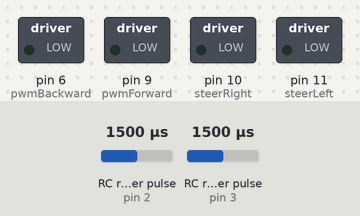
Bench run of a sketch on a simulated Arduino Uno, built with avr-gcc and run on an emulated ATmega328P. Shown: switched loads named in the sketch (green lamp = pin HIGH). Wiring (inferred from the names in the program): 2 × RC receiver channel: data pin 2 / data pin 3. The inputs (shaded band) are chosen by the test bench; at power-on: RC receiver pulse (sensors on pin 2, pin 3) 1500 µs. What the sketch prints to the serial monitor is not drawn.

Above: at 1.2 s.
1.3 s: RC receiver pulse (sensor on pin 2) set to 1020 µs
At 1.79 s:
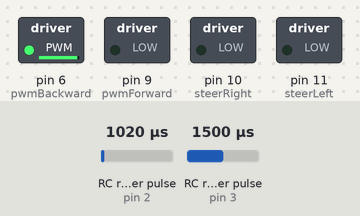
4.3 s: RC receiver pulse (sensor on pin 3) set to 1480 µs
7.3 s: RC receiver pulse (sensor on pin 3) set to 1452 µs
10.3 s: RC receiver pulse (sensor on pin 2) set to 1250 µs
At 10.99 s:
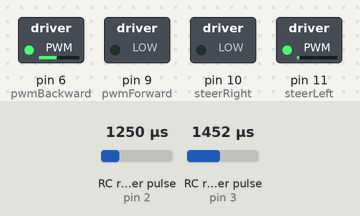
13.3 s: RC receiver pulse (sensor on pin 2) set to 1500 µs
16.3 s: RC receiver pulse (sensor on pin 3) set to 1020 µs
At 17.87 s:
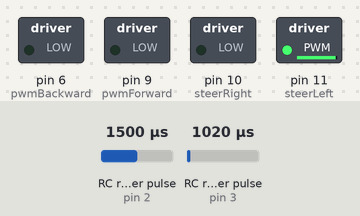
Timing chart, 0 to 20.3 s (numbered marks = the images above; inputs shaded):
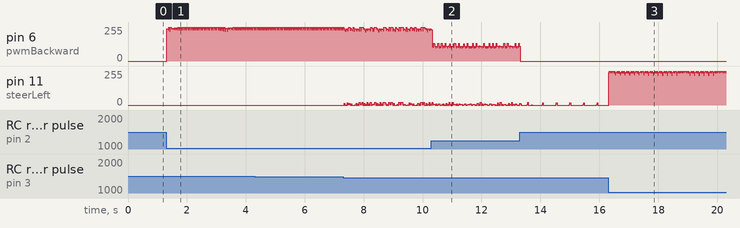

The sketch:

uno_motor_control.ino
```cpp
/*
 * Projekt Robot VR-Telemetria, RC - Marcin Słowik 2026
 * Projekt_AUTONIMUS - Arduino UNO - sterowanie silnikami z RC (PWM)
 */

// --- Piny mostka H ---
const int pwmForward = 9;   // napęd przód
const int pwmBackward = 6;  // napęd tył
const int steerLeft  = 11;  // skręt w lewo
const int steerRight = 10;  // skręt w prawo

// --- Kanały RC ---
const int rcPins[2] = {2, 3}; // D2, D3 = INT0, INT1
volatile uint16_t rcValue[2] = {1500, 1500};
volatile uint32_t lastRise[2] = {0, 0};

// --- Zmienne do ramek z ESP ---
enum {WAIT_HEADER, RECV_DATA, WAIT_FOOTER};
uint8_t state = WAIT_HEADER, bufIndex = 0;
int8_t buffer[4];
bool espFrame = false;

// --- Parametry RC ---
const int neutral = 1500;
const int deadband = 50;

// ISR pomiaru impulsów RC
void rcISR0() {
  if (digitalRead(rcPins[0]) == HIGH) lastRise[0] = micros();
  else rcValue[0] = micros() - lastRise[0];
}
void rcISR1() {
  if (digitalRead(rcPins[1]) == HIGH) lastRise[1] = micros();
  else rcValue[1] = micros() - lastRise[1];
}

void setup() {
  Serial.begin(9600);

  pinMode(pwmForward, OUTPUT);
  pinMode(pwmBackward, OUTPUT);
  pinMode(steerLeft, OUTPUT);
  pinMode(steerRight, OUTPUT);

  // RC input
  for (int i=0;i<2;i++) pinMode(rcPins[i], INPUT);
  attachInterrupt(digitalPinToInterrupt(rcPins[0]), rcISR0, CHANGE);
  attachInterrupt(digitalPinToInterrupt(rcPins[1]), rcISR1, CHANGE);

  Serial.println("UNO: PWM napęd + PWM skręt");
}

void loop() {
  // --- Odbiór ramki z ESP ---
  while (Serial.available()) {
    int8_t c = (int8_t)Serial.read();
    switch (state) {
      case WAIT_HEADER: if (c == (int8_t)0xFF) { state = RECV_DATA; bufIndex = 0; } break;
      case RECV_DATA: buffer[bufIndex++] = c; if (bufIndex == 4) state = WAIT_FOOTER; break;
      case WAIT_FOOTER: if (c == (int8_t)0xFE) espFrame = true; state = WAIT_HEADER; break;
    }
  }

  int motorPWM = 0;   // przód/tył
  int steerPWM = 0;   // lewo/prawo (signed)

  bool rcActive = (rcValue[0] > 900 && rcValue[0] < 2100);

  if (rcActive) {
    //  Gaz przód/tył
    if (rcValue[0] > neutral + deadband)
      motorPWM = map(rcValue[0], neutral + deadband, 2000, 0, 255);
    else if (rcValue[0] < neutral - deadband)
      motorPWM = -map(rcValue[0], neutral - deadband, 1000, 0, 255);

    //  Skręt lewo/prawo (PWM)
    if (rcValue[1] > neutral + deadband)
      steerPWM = map(rcValue[1], neutral + deadband, 2000, 0, 255);   // prawo
    else if (rcValue[1] < neutral - deadband)
      steerPWM = -map(rcValue[1], neutral - deadband, 1000, 0, 255); // lewo

  } else if (espFrame) {
    //  Dane z ESP32
    motorPWM = buffer[0]; // napęd
    steerPWM = buffer[1]; // skręt
    espFrame = false;
  }

  // --- Ograniczenia ---
  if (motorPWM > 255) motorPWM = 255;
  if (motorPWM < -255) motorPWM = -255;
  if (steerPWM > 255) steerPWM = 255;
  if (steerPWM < -255) steerPWM = -255;

  // --- Silnik napędowy (mostek H) ---
  if (motorPWM > 0) {
    analogWrite(pwmForward, motorPWM);
    analogWrite(pwmBackward, 0);
  } else if (motorPWM < 0) {
    analogWrite(pwmForward, 0);
    analogWrite(pwmBackward, -motorPWM);
  } else {
    analogWrite(pwmForward, 0);
    analogWrite(pwmBackward, 0);
  }

  // --- Silnik skrętu (mostek H) ---
  if (steerPWM > 0) {
    analogWrite(steerRight, steerPWM);
    analogWrite(steerLeft, 0);
  } else if (steerPWM < 0) {
    analogWrite(steerRight, 0);
    analogWrite(steerLeft, -steerPWM);
  } else {
    analogWrite(steerRight, 0);
    analogWrite(steerLeft, 0);
  }
}
```
